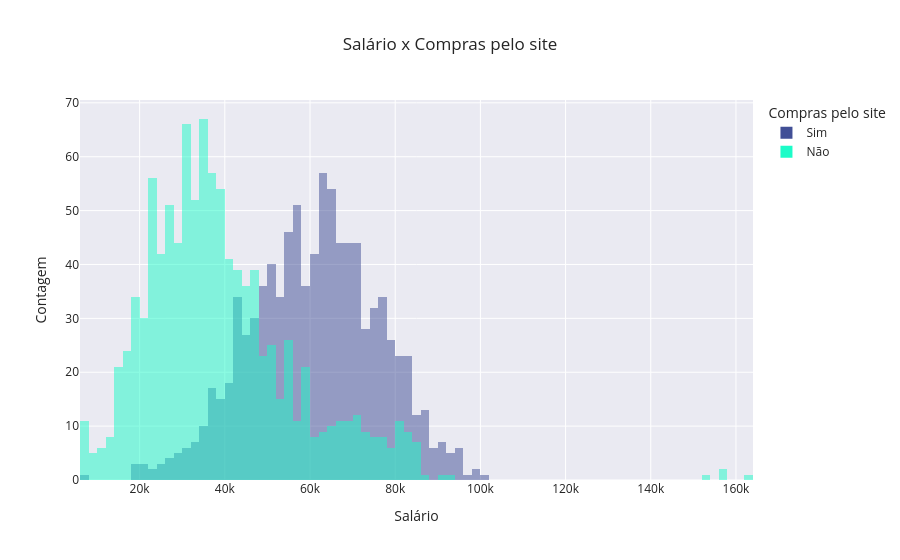

The notebook cell saved with this chart:
### Code cell
# Verificando correlação de income com compras pelo site da empresa
fig = px.histogram(
    base_limpa,
    x='Income',
    color=base_limpa['WebPurchases'].map({0.0:'Não', 1.0:'Sim'}),
    color_discrete_map={'Sim':'#414f96', 'Não':'#1cfcc8'},
    template = 'seaborn',
    title = 'Salário x Compras pelo site',
    barmode= 'overlay',
)
fig.update_layout(
    xaxis=dict(
        title='Salário'
    ),
    yaxis=dict(
        title='Contagem'
    ),
    legend=dict(
        title='Compras pelo site'
    )
)
fig.show()

### Figure 1 — Plotly figure (JSON) as saved in the notebook; plotly's stock layout.template omitted (floating-point values rounded to 4 significant figures; data arrays with more than 128 entries replaced by an {"elided": "..."} marker saying what was removed)
{"data": [{"bingroup": "x", "hovertemplate": "color=Sim<br>Income=%{x}<br>count=%{y}<extra></extra>", "legendgroup": "Sim", "marker": {"color": "#414f96", "opacity": 0.5, "pattern": {"shape": ""}}, "name": "Sim", "orientation": "v", "showlegend": true, "x": {"elided": "932 float values"}, "xaxis": "x", "yaxis": "y", "type": "histogram"}, {"bingroup": "x", "hovertemplate": "color=Não<br>Income=%{x}<br>count=%{y}<extra></extra>", "legendgroup": "Não", "marker": {"color": "#1cfcc8", "opacity": 0.5, "pattern": {"shape": ""}}, "name": "Não", "orientation": "v", "showlegend": true, "x": {"elided": "1030 float values"}, "xaxis": "x", "yaxis": "y", "type": "histogram"}], "layout": {"xaxis": {"anchor": "y", "domain": [0.0, 1.0], "title": {"text": "Salário"}}, "yaxis": {"anchor": "x", "domain": [0.0, 1.0], "title": {"text": "Contagem"}}, "legend": {"title": {"text": "Compras pelo site"}, "tracegroupgap": 0}, "title": {"text": "Salário x Compras pelo site"}, "barmode": "overlay"}}
